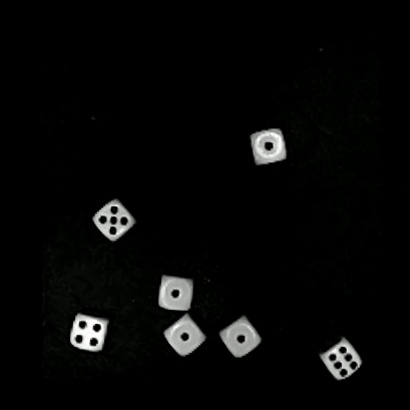
#> input picture Assignment - Magic Projection/dice-dataset/0a0e52b1-115f-42ea-be8c-cc78b52f2b21.jpg, 410 x 410 px, given in place of the camera
$ python card.py
#> lines starting #> are read from the running program, lines starting #| are printed output that depends on the picture; after the words box and inside, x2 and y2 are one past the last pixel; in counts of white or black regions, pixels touching at a corner belong together
import cv2
import numpy as np

# Define a function to calculate the equation of a line
def line_equation(x1, y1, x2, y2):
    if x2 - x1 != 0:
        m = (y2 - y1) / (x2 - x1)
        b = y1 - m * x1
        return m, b
    else:
        return None

# Define a function to check if a point (x, y) is on the left side of the line
def is_on_left_side(x, y, line_m, line_b):
    if line_m is not None:
        expected_x = (x - line_b) / line_m
        return y < expected_x
    return False

# Initialize the camera
cap = cv2.VideoCapture(0)  # Use 0 for the default camera, or specify a video file path

while True:
    ret, frame = cap.read()
#> frame is the input picture: shape (410, 410, 3); mean B, G, R 7.2, 7.7, 7.3

    if not ret:
        break

    # Convert the frame to grayscale
    gray = cv2.cvtColor(frame, cv2.COLOR_BGR2GRAY)

    # Apply Gaussian blur to reduce noise
    blurred = cv2.GaussianBlur(gray, (5, 5), 0)

    # Perform edge detection
    edges = cv2.Canny(blurred, 50, 150, apertureSize=3)
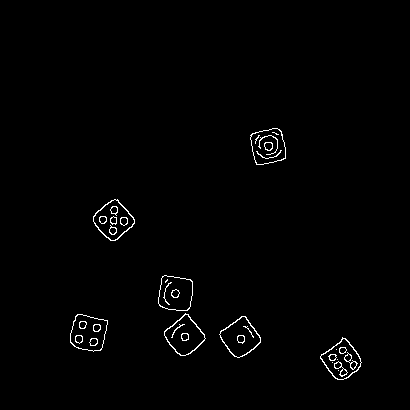
#> edges: shape (410, 410); 1% white in thin lines or dots, all inside (x1, y1, x2, y2) = (70, 128, 362, 380)

    # Detect lines using Hough Line Transform
    lines = cv2.HoughLines(edges, 1, np.pi / 180, threshold=100)
#> lines = None

    x1_sum = 0
    y1_sum = 0
    x2_sum = 0
    y2_sum = 0
    lines_count = 0

    if lines is not None:
        for rho, theta in lines[:, 0]:
            angle = np.degrees(theta)

            # Filter lines within the angle
            if  angle >= 120 or angle <= 60:
                a = np.cos(theta)
                b = np.sin(theta)
                x0 = a * rho
                y0 = b * rho
                x1 = int(x0 + 1500 * (-b))
                y1 = int(y0 + 1500 * (a))
                x2 = int(x0 - 1500 * (-b))
                y2 = int(y0 - 1500 * (a))

                # Draw detected lines on the original frame
                # cv2.line(frame, (x1, y1), (x2, y2), (0, 0, 255), 2)

                # Sum x, y position
                x1_sum += x1
                y1_sum += y1
                x2_sum += x2
                y2_sum += y2
                lines_count += 1

    if lines_count > 0:
        # Average x, y position
        x1_avg = int(x1_sum / lines_count)
        y1_avg = int(y1_sum / lines_count)
        x2_avg = int(x2_sum / lines_count)
        y2_avg = int(y2_sum / lines_count)

        # Draw average detected lines on the original frame
        cv2.line(frame, (x1_avg, y1_avg), (x2_avg, y2_avg), (0, 255, 0), 2)

        line_m, line_b = line_equation(x1_avg, y1_avg, x2_avg, y2_avg)
        print(line_m, line_b)

    hsv = cv2.cvtColor(frame, cv2.COLOR_BGR2HSV)
#> hsv: shape (410, 410, 3); mean H, S, V 9.2, 27.3, 7.7

    # Define lower and upper bounds for the red color in BGR format
    lower_blue = np.array([110, 50, 50])
    upper_blue = np.array([130, 255, 255])

    # Create a mask to identify red pixels
    mask = cv2.inRange(hsv, lower_blue, upper_blue)
#> mask: shape (410, 410); every value is 0

    # Get the non-zero positions (coordinates) in the mask
    non_zero_positions = np.argwhere(mask > 0)
#> non_zero_positions = empty array

    # Iterate through non-zero positions
    for x, y in non_zero_positions:
        print(is_on_left_side(x, y, line_m, line_b))
        if is_on_left_side(x, y, line_m, line_b):
            frame[x, y] = [0, 0, 255]  # Replace red with blue for points on the left side
#> this loop made 0 passes

    # Display the resulting frame
    cv2.imshow('Line Detection', frame)

    # Press 'q' to exit the loop
    if cv2.waitKey(1) & 0xFF == ord('q'):
#> (key q is pressed here)
        break

# Release the camera and close the OpenCV windows
cap.release()
cv2.destroyAllWindows()

$ run again, on Assignment - Magic Projection/dice-dataset/3b7fb3b3-c1de-4575-a95b-088c75f80944.jpg
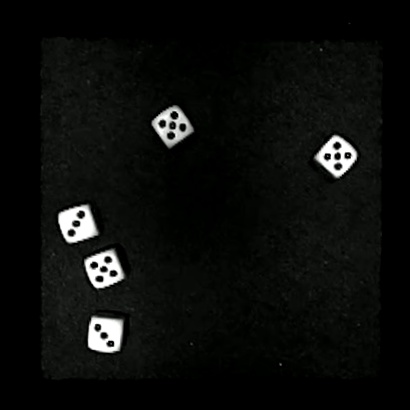
#> input picture Assignment - Magic Projection/dice-dataset/3b7fb3b3-c1de-4575-a95b-088c75f80944.jpg, 410 x 410 px, given in place of the camera
#> frame is the input picture: shape (410, 410, 3); mean B, G, R 11.6, 13.4, 12.2
#> `edges = cv2.Canny(blurred, 50, 150, apertureSize=3)`:
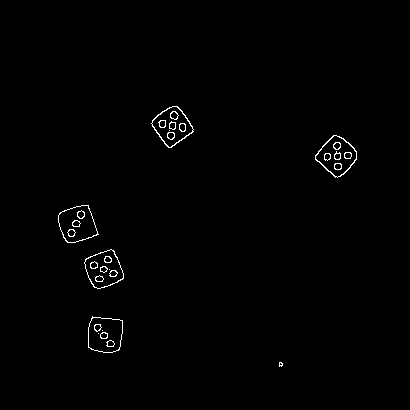
#> edges: shape (410, 410); 0.76% white in thin lines or dots, all inside (x1, y1, x2, y2) = (58, 106, 357, 367)
#> lines = None
#> hsv: shape (410, 410, 3); mean H, S, V 32, 60.5, 13.4
#> mask: shape (410, 410); every value is 0
#> non_zero_positions = empty array

$ run again, on Assignment - Magic Projection/dice-dataset/503ee0dc-2944-45a7-9bc0-590fcc76793f.jpg
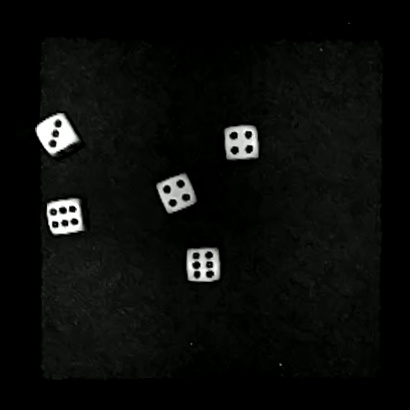
#> input picture Assignment - Magic Projection/dice-dataset/503ee0dc-2944-45a7-9bc0-590fcc76793f.jpg, 410 x 410 px, given in place of the camera
#> frame is the input picture: shape (410, 410, 3); mean B, G, R 11, 12.9, 11.6
#> `edges = cv2.Canny(blurred, 50, 150, apertureSize=3)`:
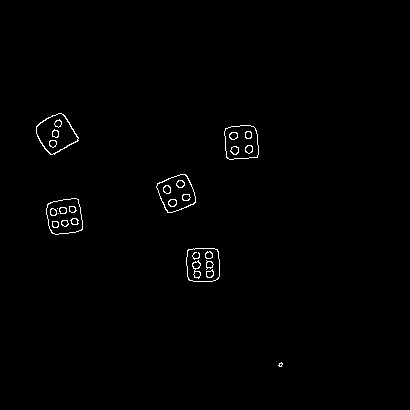
#> edges: shape (410, 410); 0.77% white in thin lines or dots, all inside (x1, y1, x2, y2) = (36, 113, 283, 367)
#> lines = None
#> hsv: shape (410, 410, 3); mean H, S, V 32.4, 58.4, 12.9
#> mask: shape (410, 410); every value is 0
#> non_zero_positions = empty array

$ run again, on Assignment - Magic Projection/dice-dataset/aa7137d0-2bbe-4b32-a59e-3bea45c4378e.jpg
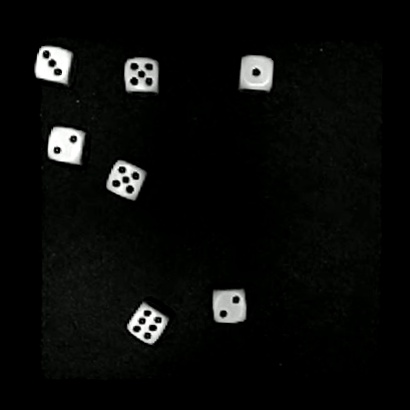
#> input picture Assignment - Magic Projection/dice-dataset/aa7137d0-2bbe-4b32-a59e-3bea45c4378e.jpg, 410 x 410 px, given in place of the camera
#> frame is the input picture: shape (410, 410, 3); mean B, G, R 10.2, 11.5, 10.6
#> `edges = cv2.Canny(blurred, 50, 150, apertureSize=3)`:
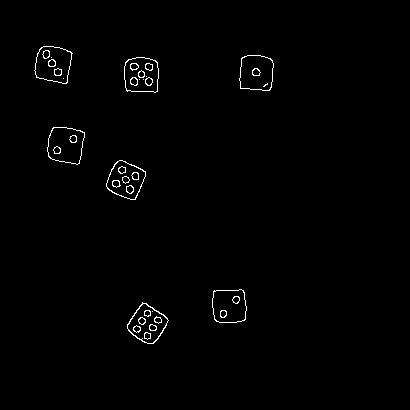
#> edges: shape (410, 410); 0.92% white in thin lines or dots, all inside (x1, y1, x2, y2) = (34, 46, 274, 344)
#> lines = None
#> hsv: shape (410, 410, 3); mean H, S, V 23.3, 57.5, 11.5
#> mask: shape (410, 410); every value is 0
#> non_zero_positions = empty array
